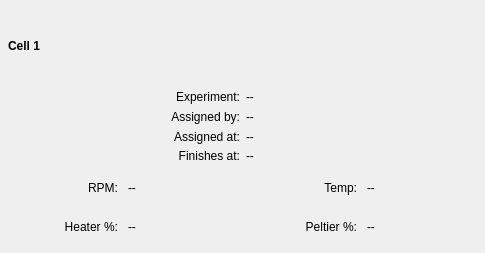
<?xml version="1.0" encoding="UTF-8"?>
<ui version="4.0">
 <class>CellOverviewWidget</class>
 <widget class="QWidget" name="CellOverviewWidget">
  <property name="geometry">
   <rect>
    <x>0</x>
    <y>0</y>
    <width>485</width>
    <height>253</height>
   </rect>
  </property>
  <property name="sizePolicy">
   <sizepolicy hsizetype="MinimumExpanding" vsizetype="MinimumExpanding">
    <horstretch>0</horstretch>
    <verstretch>0</verstretch>
   </sizepolicy>
  </property>
  <property name="windowTitle">
   <string>Form</string>
  </property>
  <layout class="QVBoxLayout" name="verticalLayout">
   <property name="spacing">
    <number>4</number>
   </property>
   <property name="leftMargin">
    <number>8</number>
   </property>
   <property name="topMargin">
    <number>8</number>
   </property>
   <property name="rightMargin">
    <number>8</number>
   </property>
   <property name="bottomMargin">
    <number>8</number>
   </property>
   <item>
    <layout class="QHBoxLayout" name="headerLayout">
     <property name="spacing">
      <number>6</number>
     </property>
     <item>
      <widget class="QLabel" name="slotLabel">
       <property name="font">
        <font>
         <bold>true</bold>
        </font>
       </property>
       <property name="text">
        <string>Cell 1</string>
       </property>
      </widget>
     </item>
     <item>
      <spacer name="headerSpacer">
       <property name="orientation">
        <enum>Qt::Horizontal</enum>
       </property>
       <property name="sizeHint" stdset="0">
        <size>
         <width>40</width>
         <height>20</height>
        </size>
       </property>
      </spacer>
     </item>
     <item>
      <widget class="QLabel" name="stateLabel">
       <property name="font">
        <font>
         <bold>true</bold>
        </font>
       </property>
       <property name="alignment">
        <set>Qt::AlignRight|Qt::AlignTrailing|Qt::AlignVCenter</set>
       </property>
       <property name="text">
        <string/>
       </property>
      </widget>
     </item>
    </layout>
   </item>
   <item>
    <layout class="QGridLayout" name="detailsLayout">
     <property name="horizontalSpacing">
      <number>6</number>
     </property>
     <property name="verticalSpacing">
      <number>2</number>
     </property>
     <item row="0" column="0">
      <widget class="QLabel" name="experimentNameLabel">
       <property name="text">
        <string>Experiment:</string>
       </property>
       <property name="alignment">
        <set>Qt::AlignRight|Qt::AlignTrailing|Qt::AlignVCenter</set>
       </property>
      </widget>
     </item>
     <item row="0" column="1">
      <widget class="QLabel" name="experimentNameValueLabel">
       <property name="text">
        <string>--</string>
       </property>
      </widget>
     </item>
     <item row="1" column="0">
      <widget class="QLabel" name="assignedByLabel">
       <property name="text">
        <string>Assigned by:</string>
       </property>
       <property name="alignment">
        <set>Qt::AlignRight|Qt::AlignTrailing|Qt::AlignVCenter</set>
       </property>
      </widget>
     </item>
     <item row="1" column="1">
      <widget class="QLabel" name="assignedByValueLabel">
       <property name="text">
        <string>--</string>
       </property>
      </widget>
     </item>
     <item row="2" column="0">
      <widget class="QLabel" name="assignedAtLabel">
       <property name="text">
        <string>Assigned at:</string>
       </property>
       <property name="alignment">
        <set>Qt::AlignRight|Qt::AlignTrailing|Qt::AlignVCenter</set>
       </property>
      </widget>
     </item>
     <item row="2" column="1">
      <widget class="QLabel" name="assignedAtValueLabel">
       <property name="text">
        <string>--</string>
       </property>
      </widget>
     </item>
     <item row="3" column="0">
      <widget class="QLabel" name="finishesAtLabel">
       <property name="text">
        <string>Finishes at:</string>
       </property>
       <property name="alignment">
        <set>Qt::AlignRight|Qt::AlignTrailing|Qt::AlignVCenter</set>
       </property>
      </widget>
     </item>
     <item row="3" column="1">
      <widget class="QLabel" name="finishesAtValueLabel">
       <property name="text">
        <string>--</string>
       </property>
      </widget>
     </item>
    </layout>
   </item>
   <item>
    <layout class="QGridLayout" name="metricsLayout">
     <property name="horizontalSpacing">
      <number>10</number>
     </property>
     <property name="verticalSpacing">
      <number>2</number>
     </property>
     <item row="0" column="0">
      <widget class="QLabel" name="rpmLabel">
       <property name="text">
        <string>RPM:</string>
       </property>
       <property name="alignment">
        <set>Qt::AlignRight|Qt::AlignTrailing|Qt::AlignVCenter</set>
       </property>
      </widget>
     </item>
     <item row="0" column="1">
      <widget class="QLabel" name="rpmValueLabel">
       <property name="text">
        <string>--</string>
       </property>
      </widget>
     </item>
     <item row="0" column="2">
      <widget class="QLabel" name="tempLabel">
       <property name="text">
        <string>Temp:</string>
       </property>
       <property name="alignment">
        <set>Qt::AlignRight|Qt::AlignTrailing|Qt::AlignVCenter</set>
       </property>
      </widget>
     </item>
     <item row="0" column="3">
      <widget class="QLabel" name="tempValueLabel">
       <property name="text">
        <string>--</string>
       </property>
      </widget>
     </item>
     <item row="1" column="0">
      <widget class="QLabel" name="heaterDutyLabel">
       <property name="text">
        <string>Heater %:</string>
       </property>
       <property name="alignment">
        <set>Qt::AlignRight|Qt::AlignTrailing|Qt::AlignVCenter</set>
       </property>
      </widget>
     </item>
     <item row="1" column="1">
      <widget class="QLabel" name="heaterDutyValueLabel">
       <property name="text">
        <string>--</string>
       </property>
      </widget>
     </item>
     <item row="1" column="2">
      <widget class="QLabel" name="peltierDutyLabel">
       <property name="text">
        <string>Peltier %:</string>
       </property>
       <property name="alignment">
        <set>Qt::AlignRight|Qt::AlignTrailing|Qt::AlignVCenter</set>
       </property>
      </widget>
     </item>
     <item row="1" column="3">
      <widget class="QLabel" name="peltierDutyValueLabel">
       <property name="text">
        <string>--</string>
       </property>
      </widget>
     </item>
    </layout>
   </item>
  </layout>
 </widget>
 <resources/>
 <connections/>
</ui>
